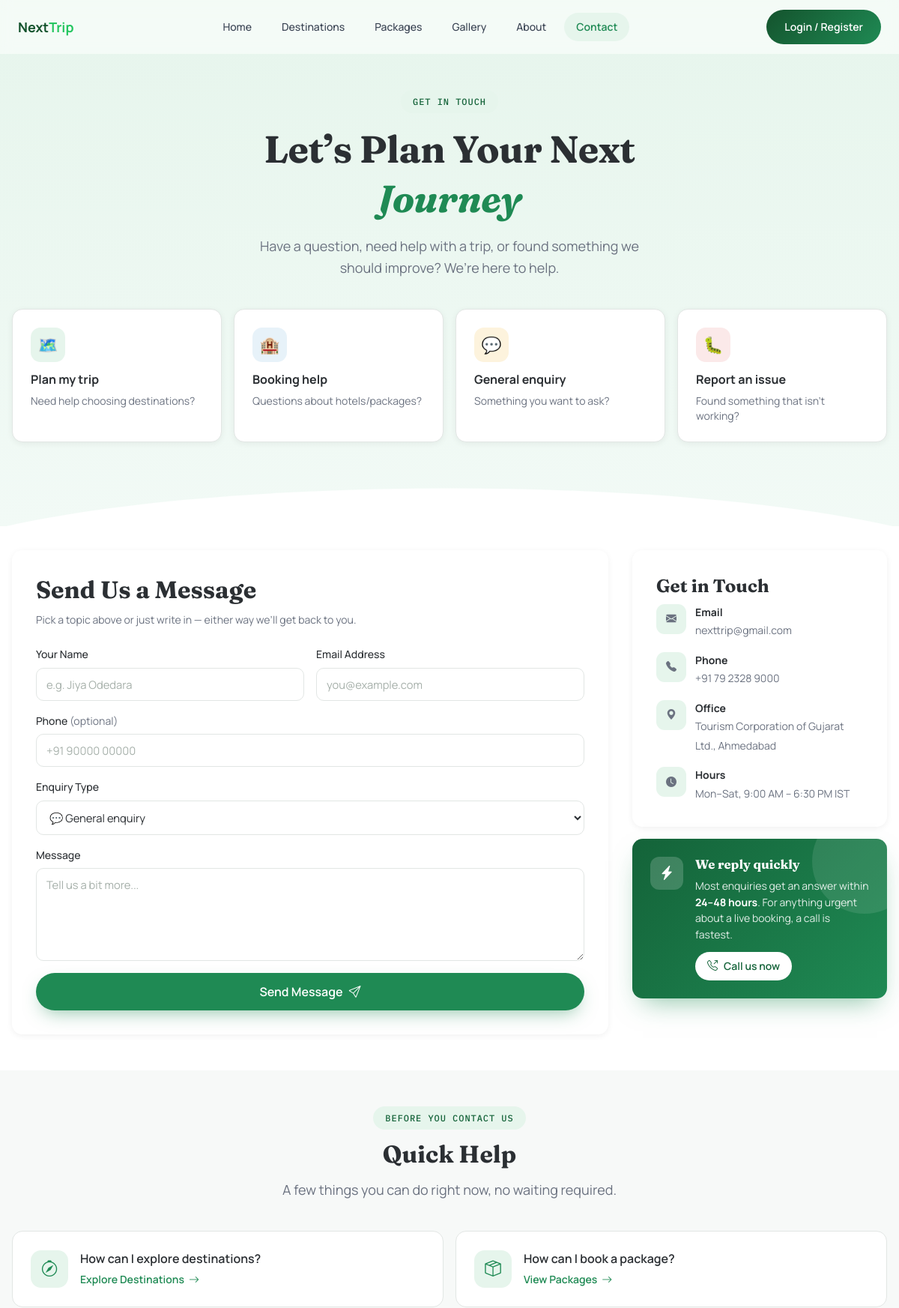
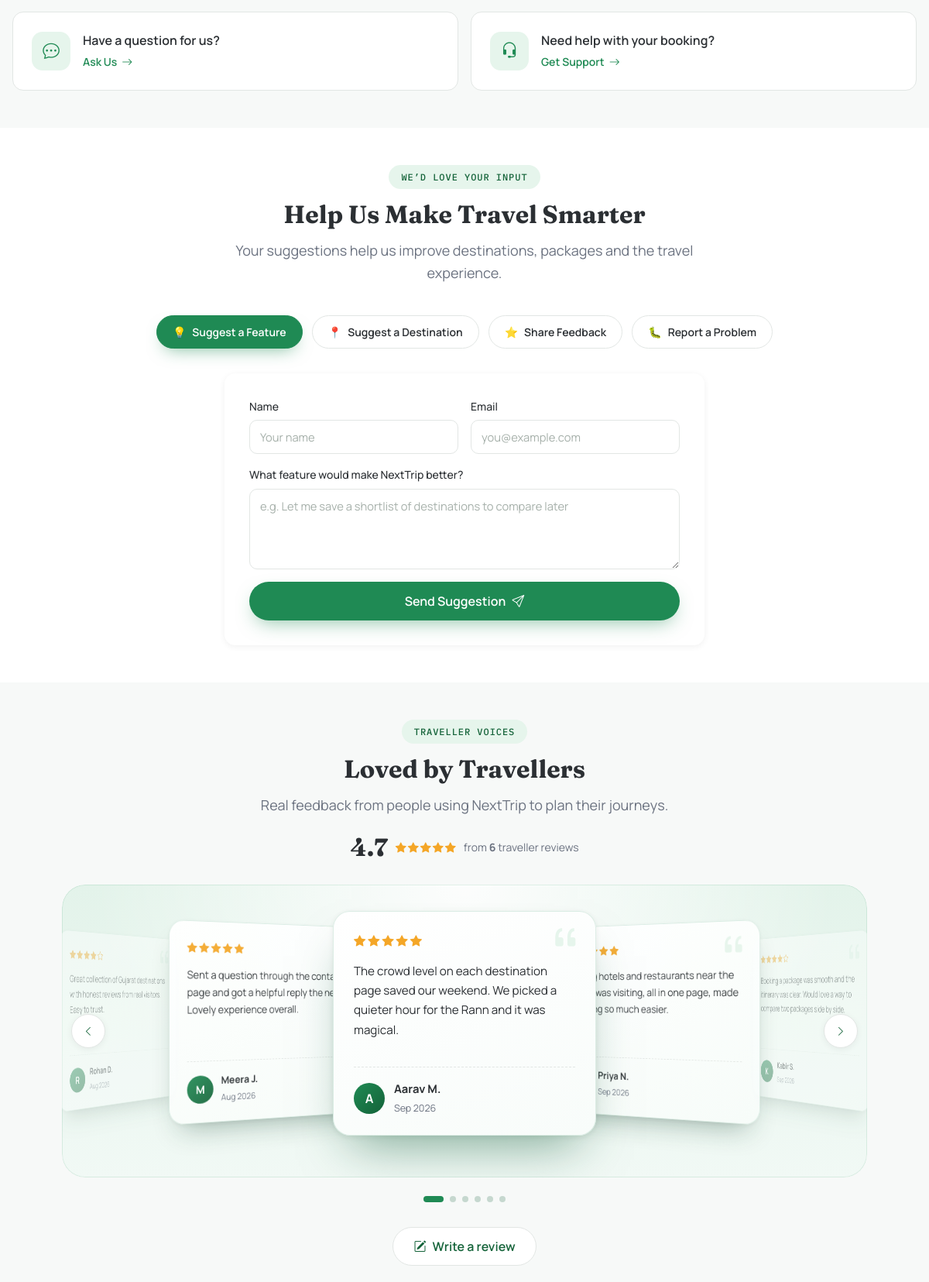
The page /contact.php (upper part) on the database its author committed (2 pictures, top to bottom).
### tables this page shows
CREATE TABLE IF NOT EXISTS `site_reviews` (
  `review_id`     int(11) NOT NULL AUTO_INCREMENT,
  `user_id`       int(11) DEFAULT NULL,
  `reviewer_name` varchar(100) NOT NULL,
  `email`         varchar(150) DEFAULT NULL,
  `rating`        tinyint(1) NOT NULL,
  `review_text`   varchar(500) NOT NULL,
  `status`        enum('Approved','Pending','Hidden') NOT NULL DEFAULT 'Approved',
  `created_at`    datetime NOT NULL DEFAULT current_timestamp(),
  PRIMARY KEY (`review_id`),
  KEY `idx_site_reviews_status_created` (`status`, `created_at`),
  CONSTRAINT `fk_site_reviews_user` FOREIGN KEY (`user_id`) REFERENCES `users` (`user_id`) ON DELETE SET NULL
);

### contact.php (the view, shortened to what the rows shown need)
<?php
require_once 'config/config.php';
require_once 'contact-db.php';
$siteReviews     = get_site_reviews(12);
$siteReviewStats = get_site_review_stats();
function contact_stars(int $n): string {
    $out = '';
    for ($i = 1; $i <= 5; $i++) {
        $out .= '<i class="bi ' . ($i <= $n ? 'bi-star-fill' : 'bi-star') . '"></i>';
    }
    return $out;
}
?>
<!DOCTYPE html>
<html lang="en">
<head>
    <link rel="stylesheet" href="assets/css/style.css">
    <link rel="stylesheet" href="assets/css/navbar.css">
    <link rel="stylesheet" href="assets/css/contact.css">
    <link rel="stylesheet" href="assets/css/footer.css">
    <link rel="stylesheet" href="https://cdn.jsdelivr.net/npm/bootstrap-icons@1.11.3/font/bootstrap-icons.min.css">
</head>
<body>
    <main class="contact">
        <section class="contact-hero">
            <div class="container">
                <div class="contact-hero__grid">
                    <h1 class="contact-hero__title">Let&rsquo;s Plan Your Next <em>Journey</em></h1>
                </div>
            </div>
        </section>
        <section class="section contact-form-section" id="contactForm">
            <div class="container">
                <div class="contact-grid">
                    <div class="contact-card contact-card--form" id="contactFormCard">
                        <div id="contactFormPanel">
                            <h2 class="contact-card__title">Send Us a Message</h2>
                        </div>
                    </div>
                </div>
            </div>
        </section>
        <section class="section section-alt">
            <div class="container">
                <div class="contact-section-head">
                    <h2 class="section-title mt-3">Quick Help</h2>
                </div>
            </div>
        </section>
        <section class="section" id="feedbackSection">
            <div class="container">
                <div class="contact-section-head">
                    <h2 class="section-title mt-3">Help Us Make Travel Smarter</h2>
                </div>
            </div>
        </section>
        <section class="section section-alt contact-reviews" id="reviewsSection">
            <div class="container">
                <div class="contact-section-head">
                    <h2 class="section-title mt-3">Loved by Travellers</h2>
                </div>
                    <span class="contact-reviews__avg-stars" id="reviewsAvgStars"><?= contact_stars((int) round($siteReviewStats['avg'])) ?></span>
                <div class="contact-board" id="contactBoard"<?= empty($siteReviews) ? ' hidden' : '' ?>>
                    <div class="contact-board__stage" id="boardStage" tabindex="0" aria-roledescription="carousel" aria-label="Traveller reviews">
                        <?php foreach ($siteReviews as $rv): ?>
                        <article class="contact-review-card">
                            <i class="bi bi-quote contact-review-card__quote" aria-hidden="true"></i>
                            <div class="contact-review-card__stars"><?= contact_stars((int) $rv['rating']) ?></div>
                            <p class="contact-review-card__text"><?= htmlspecialchars($rv['review_text']) ?></p>
                            <footer class="contact-review-card__who">
                                <span class="contact-review-card__avatar"><?= htmlspecialchars(mb_strtoupper(mb_substr($rv['display_name'], 0, 1))) ?></span>
                                <span>
                                    <strong><?= htmlspecialchars($rv['display_name']) ?></strong>
                                    <small><?= htmlspecialchars($rv['date_label']) ?></small>
                                </span>
                            </footer>
                        </article>
                        <?php endforeach; ?>
                    </div>
                </div>
            </div>
        </section>
    </main>
</body>
</html>

### rows shown on the page
site_reviews: rating 5 (drawn), review_text "The crowd level on each destination page saved our weekend. We picked a quieter hour for the Rann and it was magical.", display_name "A", display_name "Aarav M.", date_label "Sep 2026"
site_reviews: rating 5 (drawn), review_text "Finding hotels and restaurants near the place I was visiting, all in one page, made planning so much easier.", display_name "Priya N.", date_label "Sep 2026"
site_reviews: rating 4 (drawn), review_text "Booking a package was smooth and the itinerary was clear. Would love a way to compare two packages side by side.", display_name "K", display_name "Kabir S.", date_label "Sep 2026"
site_reviews: rating 4 (drawn), review_text "Great collection of Gujarat destinations with honest reviews from real visitors. Easy to trust.", display_name "R", display_name "Rohan D.", date_label "Aug 2026"
site_reviews: rating 5 (drawn), review_text "Sent a question through the contact page and got a helpful reply the next day. Lovely experience overall.", display_name "M", display_name "Meera J.", date_label "Aug 2026"

### other values the page prints
$opt['emoji'] "🗺️"
$opt['title'] "Plan my trip"
$opt['desc'] "Need help choosing destinations?"
$opt['emoji'] "🏨"
$opt['title'] "Booking help"
$opt['desc'] "Questions about hotels/packages?"
$opt['emoji'] "💬"
$opt['title'] "General enquiry"
$opt['desc'] "Something you want to ask?"
$opt['emoji'] "🐛"
$opt['title'] "Report an issue"
$opt['desc'] "Found something that isn't working?"
$item['q'] "How can I explore destinations?"
$item['label'] "Explore Destinations"
$item['q'] "How can I book a package?"
